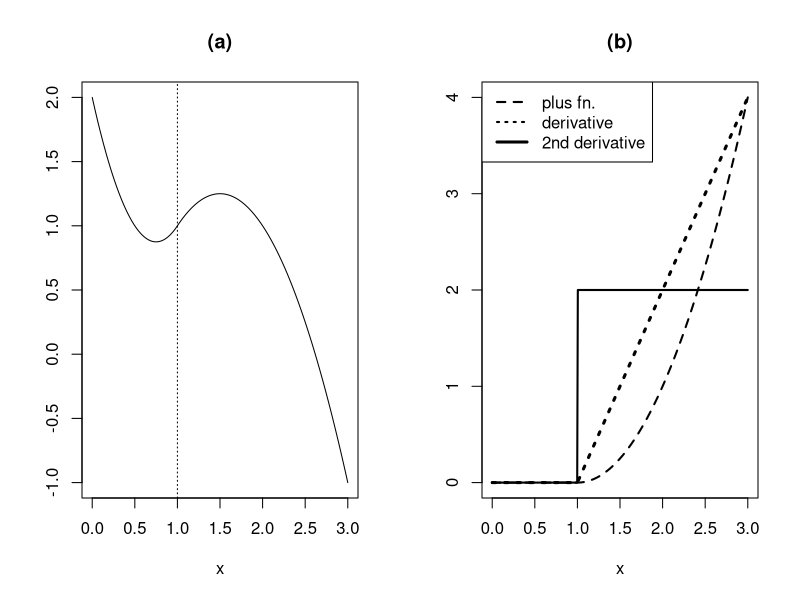

Reproduce this figure in R.
x=seq(0,3,length=401)
f1 = (x>1)
postscript("quadSplines.ps",width=8,height=4)
par(mfrow=c(1,2))
plot(x, x + 2*(x-1)^2-3*f1*(x-1)^2,type="l",main="(a)",ylab="")
abline(v=1,lty=3)
plot(x,2*f1,type="l",ylim=c(0,4),lwd=2,lty=1,ylab="",main="(b)")
lines(x,f1*(x-1)^2,lwd=2,lty=2)
lines(x,2*f1*(x-1),lwd=3,lty=3)
legend("topleft",c("plus fn.","derivative","2nd derivative"),
   lty=c(2,3,1),lwd=c(2,2,3))
graphics.off()
